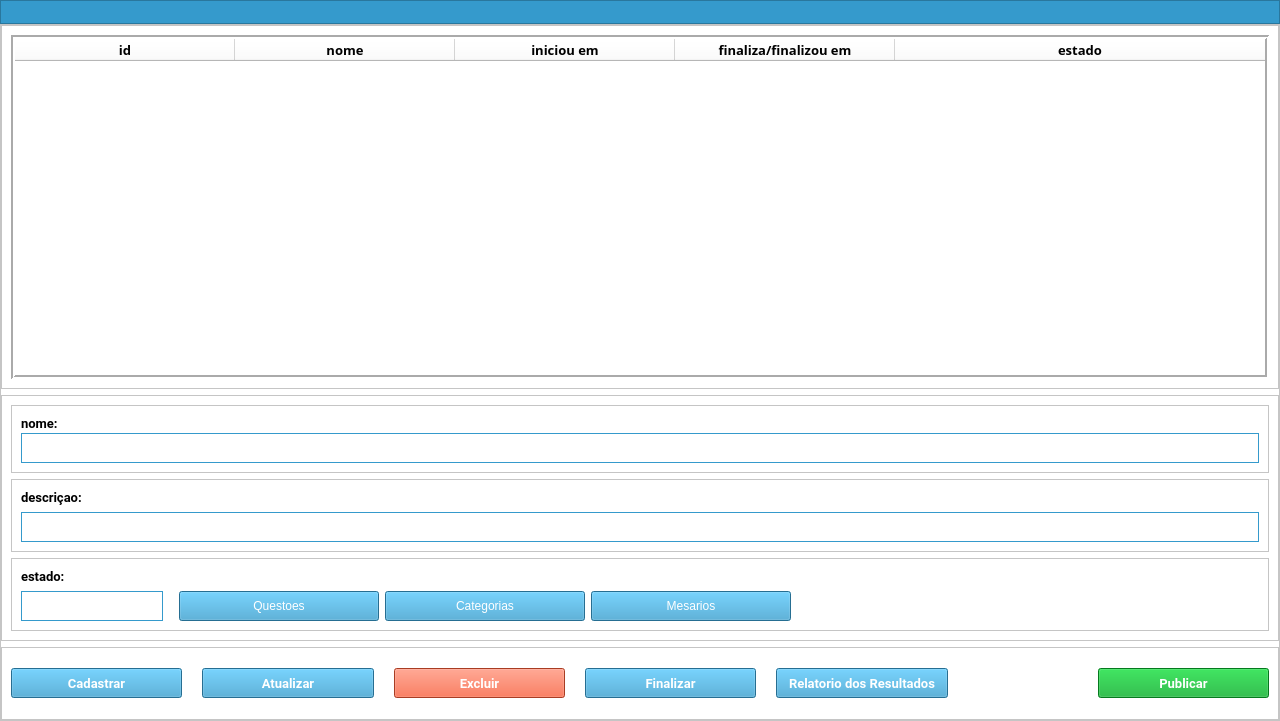
<?xml version="1.0" encoding="UTF-8"?>
<ui version="4.0">
 <class>MainWindow</class>
 <widget class="QMainWindow" name="MainWindow">
  <property name="geometry">
   <rect>
    <x>0</x>
    <y>0</y>
    <width>1280</width>
    <height>721</height>
   </rect>
  </property>
  <property name="windowTitle">
   <string>MainWindow</string>
  </property>
  <property name="windowIcon">
   <iconset>
    <normaloff>icons/logo_50.png</normaloff>icons/logo_50.png</iconset>
  </property>
  <widget class="QWidget" name="centralwidget">
   <layout class="QVBoxLayout" name="verticalLayout_2">
    <property name="spacing">
     <number>0</number>
    </property>
    <property name="leftMargin">
     <number>0</number>
    </property>
    <property name="topMargin">
     <number>0</number>
    </property>
    <property name="rightMargin">
     <number>0</number>
    </property>
    <property name="bottomMargin">
     <number>0</number>
    </property>
    <item>
     <widget class="QFrame" name="frame_menu">
      <property name="sizePolicy">
       <sizepolicy hsizetype="Maximum" vsizetype="Maximum">
        <horstretch>0</horstretch>
        <verstretch>0</verstretch>
       </sizepolicy>
      </property>
      <property name="maximumSize">
       <size>
        <width>16777214</width>
        <height>16777214</height>
       </size>
      </property>
      <property name="styleSheet">
       <string notr="true">background-color: rgb(53, 154, 204);</string>
      </property>
      <property name="frameShape">
       <enum>QFrame::StyledPanel</enum>
      </property>
      <property name="frameShadow">
       <enum>QFrame::Raised</enum>
      </property>
      <layout class="QHBoxLayout" name="horizontalLayout">
       <property name="spacing">
        <number>0</number>
       </property>
       <property name="leftMargin">
        <number>1</number>
       </property>
       <property name="topMargin">
        <number>0</number>
       </property>
       <property name="rightMargin">
        <number>0</number>
       </property>
       <property name="bottomMargin">
        <number>0</number>
       </property>
       <item alignment="Qt::AlignLeft">
        <widget class="QPushButton" name="pushButton_menu_main">
         <property name="enabled">
          <bool>true</bool>
         </property>
         <property name="text">
          <string/>
         </property>
         <property name="icon">
          <iconset>
           <normaloff>icons/logo_50.png</normaloff>icons/logo_50.png</iconset>
         </property>
         <property name="iconSize">
          <size>
           <width>24</width>
           <height>24</height>
          </size>
         </property>
         <property name="flat">
          <bool>true</bool>
         </property>
        </widget>
       </item>
       <item>
        <spacer name="horizontalSpacer">
         <property name="orientation">
          <enum>Qt::Horizontal</enum>
         </property>
         <property name="sizeHint" stdset="0">
          <size>
           <width>40</width>
           <height>20</height>
          </size>
         </property>
        </spacer>
       </item>
       <item>
        <widget class="QPushButton" name="pushButton_menu_exit">
         <property name="text">
          <string/>
         </property>
         <property name="icon">
          <iconset>
           <normaloff>icons/logout.png</normaloff>icons/logout.png</iconset>
         </property>
         <property name="iconSize">
          <size>
           <width>24</width>
           <height>24</height>
          </size>
         </property>
         <property name="flat">
          <bool>true</bool>
         </property>
        </widget>
       </item>
      </layout>
     </widget>
    </item>
    <item>
     <widget class="QFrame" name="frame">
      <property name="sizePolicy">
       <sizepolicy hsizetype="Preferred" vsizetype="Preferred">
        <horstretch>0</horstretch>
        <verstretch>1</verstretch>
       </sizepolicy>
      </property>
      <property name="styleSheet">
       <string notr="true">background-color: rgb(255, 255, 255);</string>
      </property>
      <property name="frameShape">
       <enum>QFrame::StyledPanel</enum>
      </property>
      <property name="frameShadow">
       <enum>QFrame::Raised</enum>
      </property>
      <layout class="QVBoxLayout" name="verticalLayout">
       <property name="leftMargin">
        <number>0</number>
       </property>
       <property name="topMargin">
        <number>0</number>
       </property>
       <property name="rightMargin">
        <number>0</number>
       </property>
       <property name="bottomMargin">
        <number>0</number>
       </property>
       <item>
        <widget class="QFrame" name="frame_2">
         <property name="sizePolicy">
          <sizepolicy hsizetype="Preferred" vsizetype="Preferred">
           <horstretch>0</horstretch>
           <verstretch>5</verstretch>
          </sizepolicy>
         </property>
         <property name="frameShape">
          <enum>QFrame::StyledPanel</enum>
         </property>
         <property name="frameShadow">
          <enum>QFrame::Raised</enum>
         </property>
         <layout class="QVBoxLayout" name="verticalLayout_3">
          <item>
           <widget class="QTableWidget" name="table">
            <property name="tabletTracking">
             <bool>false</bool>
            </property>
            <property name="autoFillBackground">
             <bool>false</bool>
            </property>
            <property name="frameShape">
             <enum>QFrame::Box</enum>
            </property>
            <property name="lineWidth">
             <number>2</number>
            </property>
            <property name="horizontalScrollBarPolicy">
             <enum>Qt::ScrollBarAlwaysOff</enum>
            </property>
            <property name="editTriggers">
             <set>QAbstractItemView::NoEditTriggers</set>
            </property>
            <property name="showDropIndicator" stdset="0">
             <bool>false</bool>
            </property>
            <property name="dragDropOverwriteMode">
             <bool>false</bool>
            </property>
            <property name="alternatingRowColors">
             <bool>false</bool>
            </property>
            <property name="selectionMode">
             <enum>QAbstractItemView::SingleSelection</enum>
            </property>
            <property name="selectionBehavior">
             <enum>QAbstractItemView::SelectRows</enum>
            </property>
            <property name="textElideMode">
             <enum>Qt::ElideLeft</enum>
            </property>
            <attribute name="horizontalHeaderCascadingSectionResizes">
             <bool>false</bool>
            </attribute>
            <attribute name="horizontalHeaderDefaultSectionSize">
             <number>220</number>
            </attribute>
            <attribute name="horizontalHeaderHighlightSections">
             <bool>false</bool>
            </attribute>
            <attribute name="horizontalHeaderMinimumSectionSize">
             <number>100</number>
            </attribute>
            <attribute name="horizontalHeaderStretchLastSection">
             <bool>true</bool>
            </attribute>
            <attribute name="verticalHeaderVisible">
             <bool>false</bool>
            </attribute>
            <column>
             <property name="text">
              <string>id</string>
             </property>
             <property name="font">
              <font>
               <family>Roboto Mono for Powerline</family>
               <pointsize>10</pointsize>
               <weight>75</weight>
               <bold>true</bold>
              </font>
             </property>
             <property name="background">
              <color>
               <red>53</red>
               <green>154</green>
               <blue>204</blue>
              </color>
             </property>
            </column>
            <column>
             <property name="text">
              <string>nome</string>
             </property>
             <property name="font">
              <font>
               <family>Roboto Mono for Powerline</family>
               <pointsize>10</pointsize>
               <weight>75</weight>
               <bold>true</bold>
              </font>
             </property>
             <property name="background">
              <color>
               <red>53</red>
               <green>154</green>
               <blue>204</blue>
              </color>
             </property>
            </column>
            <column>
             <property name="text">
              <string>iniciou em</string>
             </property>
             <property name="font">
              <font>
               <family>Roboto Mono for Powerline</family>
               <pointsize>10</pointsize>
               <weight>75</weight>
               <bold>true</bold>
              </font>
             </property>
             <property name="background">
              <color>
               <red>53</red>
               <green>154</green>
               <blue>204</blue>
              </color>
             </property>
            </column>
            <column>
             <property name="text">
              <string>finaliza/finalizou em</string>
             </property>
             <property name="font">
              <font>
               <family>Roboto Mono for Powerline</family>
               <pointsize>10</pointsize>
               <weight>75</weight>
               <bold>true</bold>
              </font>
             </property>
             <property name="background">
              <color>
               <red>53</red>
               <green>154</green>
               <blue>204</blue>
              </color>
             </property>
            </column>
            <column>
             <property name="text">
              <string>estado</string>
             </property>
             <property name="font">
              <font>
               <family>Roboto Mono for Powerline</family>
               <pointsize>10</pointsize>
               <weight>75</weight>
               <bold>true</bold>
              </font>
             </property>
             <property name="background">
              <color>
               <red>53</red>
               <green>154</green>
               <blue>204</blue>
              </color>
             </property>
            </column>
           </widget>
          </item>
         </layout>
        </widget>
       </item>
       <item>
        <widget class="QFrame" name="frame_3">
         <property name="sizePolicy">
          <sizepolicy hsizetype="Preferred" vsizetype="Preferred">
           <horstretch>0</horstretch>
           <verstretch>3</verstretch>
          </sizepolicy>
         </property>
         <property name="frameShape">
          <enum>QFrame::StyledPanel</enum>
         </property>
         <property name="frameShadow">
          <enum>QFrame::Raised</enum>
         </property>
         <layout class="QVBoxLayout" name="verticalLayout_4">
          <item>
           <widget class="QFrame" name="frame_5">
            <property name="frameShape">
             <enum>QFrame::StyledPanel</enum>
            </property>
            <property name="frameShadow">
             <enum>QFrame::Raised</enum>
            </property>
            <property name="lineWidth">
             <number>0</number>
            </property>
            <layout class="QVBoxLayout" name="verticalLayout_5">
             <property name="spacing">
              <number>1</number>
             </property>
             <item>
              <widget class="QLabel" name="label">
               <property name="font">
                <font>
                 <family>Roboto</family>
                 <pointsize>10</pointsize>
                 <weight>75</weight>
                 <bold>true</bold>
                </font>
               </property>
               <property name="inputMethodHints">
                <set>Qt::ImhNone</set>
               </property>
               <property name="text">
                <string>nome:</string>
               </property>
              </widget>
             </item>
             <item>
              <widget class="QLineEdit" name="lineEdit_nome">
               <property name="minimumSize">
                <size>
                 <width>0</width>
                 <height>30</height>
                </size>
               </property>
               <property name="font">
                <font>
                 <family>Arial</family>
                 <pointsize>10</pointsize>
                 <weight>50</weight>
                 <bold>false</bold>
                </font>
               </property>
               <property name="styleSheet">
                <string notr="true">border: 1px solid #359ACC;
box-shadow: 0px 4px 4px rgba(0, 0, 0, 0.25);</string>
               </property>
               <property name="text">
                <string/>
               </property>
               <property name="clearButtonEnabled">
                <bool>true</bool>
               </property>
              </widget>
             </item>
            </layout>
           </widget>
          </item>
          <item>
           <widget class="QFrame" name="frame_7">
            <property name="frameShape">
             <enum>QFrame::StyledPanel</enum>
            </property>
            <property name="frameShadow">
             <enum>QFrame::Raised</enum>
            </property>
            <property name="lineWidth">
             <number>0</number>
            </property>
            <layout class="QVBoxLayout" name="verticalLayout_6">
             <item>
              <widget class="QLabel" name="label_6">
               <property name="font">
                <font>
                 <family>Roboto</family>
                 <pointsize>10</pointsize>
                 <weight>75</weight>
                 <bold>true</bold>
                </font>
               </property>
               <property name="text">
                <string>descriçao:</string>
               </property>
              </widget>
             </item>
             <item>
              <widget class="QLineEdit" name="lineEdit_descricao">
               <property name="minimumSize">
                <size>
                 <width>0</width>
                 <height>30</height>
                </size>
               </property>
               <property name="font">
                <font>
                 <family>Arial</family>
                 <pointsize>10</pointsize>
                 <weight>50</weight>
                 <bold>false</bold>
                </font>
               </property>
               <property name="styleSheet">
                <string notr="true">border: 1px solid #359ACC;
box-shadow: 0px 4px 4px rgba(0, 0, 0, 0.25);</string>
               </property>
               <property name="clearButtonEnabled">
                <bool>true</bool>
               </property>
              </widget>
             </item>
            </layout>
           </widget>
          </item>
          <item>
           <widget class="QFrame" name="frame_8">
            <property name="frameShape">
             <enum>QFrame::StyledPanel</enum>
            </property>
            <property name="frameShadow">
             <enum>QFrame::Raised</enum>
            </property>
            <property name="lineWidth">
             <number>0</number>
            </property>
            <layout class="QVBoxLayout" name="verticalLayout_8">
             <item>
              <widget class="QLabel" name="label_2">
               <property name="font">
                <font>
                 <family>Roboto</family>
                 <pointsize>10</pointsize>
                 <weight>75</weight>
                 <bold>true</bold>
                </font>
               </property>
               <property name="text">
                <string>estado:</string>
               </property>
              </widget>
             </item>
             <item>
              <layout class="QHBoxLayout" name="horizontalLayout_3">
               <item alignment="Qt::AlignLeft">
                <widget class="QLineEdit" name="lineEdit_estado">
                 <property name="minimumSize">
                  <size>
                   <width>0</width>
                   <height>30</height>
                  </size>
                 </property>
                 <property name="maximumSize">
                  <size>
                   <width>150</width>
                   <height>30</height>
                  </size>
                 </property>
                 <property name="font">
                  <font>
                   <family>Roboto Mono for Powerline</family>
                   <pointsize>10</pointsize>
                   <weight>75</weight>
                   <bold>true</bold>
                  </font>
                 </property>
                 <property name="styleSheet">
                  <string notr="true">border: 1px solid #359ACC;
box-shadow: 0px 4px 4px rgba(0, 0, 0, 0.25);</string>
                 </property>
                 <property name="readOnly">
                  <bool>false</bool>
                 </property>
                </widget>
               </item>
               <item>
                <spacer name="horizontalSpacer_2">
                 <property name="orientation">
                  <enum>Qt::Horizontal</enum>
                 </property>
                 <property name="sizeType">
                  <enum>QSizePolicy::Minimum</enum>
                 </property>
                 <property name="sizeHint" stdset="0">
                  <size>
                   <width>10</width>
                   <height>10</height>
                  </size>
                 </property>
                </spacer>
               </item>
               <item>
                <widget class="QPushButton" name="pushButton_questoes">
                 <property name="sizePolicy">
                  <sizepolicy hsizetype="Maximum" vsizetype="Fixed">
                   <horstretch>0</horstretch>
                   <verstretch>2</verstretch>
                  </sizepolicy>
                 </property>
                 <property name="minimumSize">
                  <size>
                   <width>200</width>
                   <height>0</height>
                  </size>
                 </property>
                 <property name="maximumSize">
                  <size>
                   <width>200</width>
                   <height>30</height>
                  </size>
                 </property>
                 <property name="styleSheet">
                  <string notr="true">background-color: rgb(53, 154, 204);
color: rgb(255, 255, 255);</string>
                 </property>
                 <property name="text">
                  <string>Questoes</string>
                 </property>
                </widget>
               </item>
               <item>
                <widget class="QPushButton" name="pushButton_categorias">
                 <property name="minimumSize">
                  <size>
                   <width>200</width>
                   <height>0</height>
                  </size>
                 </property>
                 <property name="maximumSize">
                  <size>
                   <width>200</width>
                   <height>30</height>
                  </size>
                 </property>
                 <property name="styleSheet">
                  <string notr="true">background-color: rgb(53, 154, 204);
color: rgb(255, 255, 255);</string>
                 </property>
                 <property name="text">
                  <string>Categorias</string>
                 </property>
                 <property name="icon">
                  <iconset>
                   <normaloff>icons/account-group.png</normaloff>icons/account-group.png</iconset>
                 </property>
                </widget>
               </item>
               <item>
                <widget class="QPushButton" name="pushButton_mesarios">
                 <property name="minimumSize">
                  <size>
                   <width>200</width>
                   <height>0</height>
                  </size>
                 </property>
                 <property name="maximumSize">
                  <size>
                   <width>200</width>
                   <height>30</height>
                  </size>
                 </property>
                 <property name="styleSheet">
                  <string notr="true">background-color: rgb(53, 154, 204);
color: rgb(255, 255, 255);</string>
                 </property>
                 <property name="text">
                  <string>Mesarios</string>
                 </property>
                 <property name="icon">
                  <iconset>
                   <normaloff>icons/account-supervisor.png</normaloff>icons/account-supervisor.png</iconset>
                 </property>
                </widget>
               </item>
               <item>
                <spacer name="horizontalSpacer_3">
                 <property name="orientation">
                  <enum>Qt::Horizontal</enum>
                 </property>
                 <property name="sizeType">
                  <enum>QSizePolicy::Expanding</enum>
                 </property>
                 <property name="sizeHint" stdset="0">
                  <size>
                   <width>10</width>
                   <height>20</height>
                  </size>
                 </property>
                </spacer>
               </item>
              </layout>
             </item>
            </layout>
           </widget>
          </item>
         </layout>
        </widget>
       </item>
       <item>
        <widget class="QFrame" name="frame_4">
         <property name="sizePolicy">
          <sizepolicy hsizetype="Preferred" vsizetype="Preferred">
           <horstretch>0</horstretch>
           <verstretch>1</verstretch>
          </sizepolicy>
         </property>
         <property name="frameShape">
          <enum>QFrame::StyledPanel</enum>
         </property>
         <property name="frameShadow">
          <enum>QFrame::Raised</enum>
         </property>
         <property name="lineWidth">
          <number>0</number>
         </property>
         <layout class="QHBoxLayout" name="horizontalLayout_2">
          <property name="spacing">
           <number>20</number>
          </property>
          <item>
           <widget class="QPushButton" name="pushButton_cadastrar">
            <property name="sizePolicy">
             <sizepolicy hsizetype="Minimum" vsizetype="Fixed">
              <horstretch>0</horstretch>
              <verstretch>0</verstretch>
             </sizepolicy>
            </property>
            <property name="minimumSize">
             <size>
              <width>0</width>
              <height>0</height>
             </size>
            </property>
            <property name="maximumSize">
             <size>
              <width>700</width>
              <height>30</height>
             </size>
            </property>
            <property name="font">
             <font>
              <family>Roboto</family>
              <pointsize>10</pointsize>
              <weight>75</weight>
              <bold>true</bold>
             </font>
            </property>
            <property name="autoFillBackground">
             <bool>false</bool>
            </property>
            <property name="styleSheet">
             <string notr="true">background-color: rgb(53, 154, 204);
color: rgb(255, 255, 255);</string>
            </property>
            <property name="text">
             <string>Cadastrar</string>
            </property>
            <property name="iconSize">
             <size>
              <width>30</width>
              <height>30</height>
             </size>
            </property>
            <property name="autoDefault">
             <bool>false</bool>
            </property>
            <property name="default">
             <bool>false</bool>
            </property>
            <property name="flat">
             <bool>false</bool>
            </property>
           </widget>
          </item>
          <item>
           <widget class="QPushButton" name="pushButton_atualizar">
            <property name="sizePolicy">
             <sizepolicy hsizetype="Minimum" vsizetype="Fixed">
              <horstretch>0</horstretch>
              <verstretch>0</verstretch>
             </sizepolicy>
            </property>
            <property name="maximumSize">
             <size>
              <width>700</width>
              <height>30</height>
             </size>
            </property>
            <property name="font">
             <font>
              <family>Roboto</family>
              <pointsize>10</pointsize>
              <weight>75</weight>
              <bold>true</bold>
             </font>
            </property>
            <property name="autoFillBackground">
             <bool>false</bool>
            </property>
            <property name="styleSheet">
             <string notr="true">background-color: rgb(53, 154, 204);
color: rgb(255, 255, 255);</string>
            </property>
            <property name="text">
             <string>Atualizar</string>
            </property>
            <property name="iconSize">
             <size>
              <width>30</width>
              <height>30</height>
             </size>
            </property>
           </widget>
          </item>
          <item>
           <widget class="QPushButton" name="pushButton_excluir">
            <property name="sizePolicy">
             <sizepolicy hsizetype="Minimum" vsizetype="Fixed">
              <horstretch>0</horstretch>
              <verstretch>0</verstretch>
             </sizepolicy>
            </property>
            <property name="maximumSize">
             <size>
              <width>700</width>
              <height>30</height>
             </size>
            </property>
            <property name="font">
             <font>
              <family>Roboto</family>
              <pointsize>10</pointsize>
              <weight>75</weight>
              <bold>true</bold>
             </font>
            </property>
            <property name="autoFillBackground">
             <bool>false</bool>
            </property>
            <property name="styleSheet">
             <string notr="true">background-color: rgb(235, 84, 49);
color: rgb(255, 255, 255);</string>
            </property>
            <property name="text">
             <string>Excluir</string>
            </property>
            <property name="iconSize">
             <size>
              <width>30</width>
              <height>30</height>
             </size>
            </property>
           </widget>
          </item>
          <item>
           <widget class="QPushButton" name="pushButton_finalizar">
            <property name="maximumSize">
             <size>
              <width>700</width>
              <height>30</height>
             </size>
            </property>
            <property name="font">
             <font>
              <family>Roboto</family>
              <pointsize>10</pointsize>
              <weight>75</weight>
              <bold>true</bold>
             </font>
            </property>
            <property name="styleSheet">
             <string notr="true">background-color: rgb(53, 154, 204);
color: rgb(255, 255, 255);</string>
            </property>
            <property name="text">
             <string>Finalizar</string>
            </property>
           </widget>
          </item>
          <item>
           <widget class="QPushButton" name="pushButton_relatorio">
            <property name="maximumSize">
             <size>
              <width>700</width>
              <height>30</height>
             </size>
            </property>
            <property name="font">
             <font>
              <family>Roboto</family>
              <pointsize>10</pointsize>
              <weight>75</weight>
              <bold>true</bold>
             </font>
            </property>
            <property name="styleSheet">
             <string notr="true">background-color: rgb(53, 154, 204);
color: rgb(255, 255, 255);</string>
            </property>
            <property name="text">
             <string>Relatorio dos Resultados</string>
            </property>
           </widget>
          </item>
          <item>
           <spacer name="horizontalSpacer_4">
            <property name="orientation">
             <enum>Qt::Horizontal</enum>
            </property>
            <property name="sizeType">
             <enum>QSizePolicy::Maximum</enum>
            </property>
            <property name="sizeHint" stdset="0">
             <size>
              <width>130</width>
              <height>10</height>
             </size>
            </property>
           </spacer>
          </item>
          <item>
           <widget class="QPushButton" name="pushButton_publicar">
            <property name="minimumSize">
             <size>
              <width>0</width>
              <height>0</height>
             </size>
            </property>
            <property name="maximumSize">
             <size>
              <width>700</width>
              <height>30</height>
             </size>
            </property>
            <property name="font">
             <font>
              <family>Roboto</family>
              <pointsize>10</pointsize>
              <weight>75</weight>
              <bold>true</bold>
             </font>
            </property>
            <property name="styleSheet">
             <string notr="true">background-color: rgb(7, 170, 42);
color: rgb(255, 255, 255);</string>
            </property>
            <property name="text">
             <string>Publicar</string>
            </property>
           </widget>
          </item>
         </layout>
        </widget>
       </item>
      </layout>
     </widget>
    </item>
   </layout>
  </widget>
 </widget>
 <resources/>
 <connections/>
</ui>
